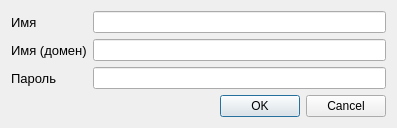
<?xml version="1.0" encoding="UTF-8"?>
<ui version="4.0">
 <class>FullNameForm</class>
 <widget class="QWidget" name="FullNameForm">
  <property name="geometry">
   <rect>
    <x>0</x>
    <y>0</y>
    <width>397</width>
    <height>122</height>
   </rect>
  </property>
  <property name="windowTitle">
   <string>Form</string>
  </property>
  <layout class="QGridLayout" name="gridLayout">
   <item row="0" column="0">
    <widget class="QLabel" name="lastname_label">
     <property name="font">
      <font>
       <pointsize>10</pointsize>
      </font>
     </property>
     <property name="text">
      <string>Имя</string>
     </property>
    </widget>
   </item>
   <item row="0" column="1">
    <widget class="QLineEdit" name="lastname_line_edit"/>
   </item>
   <item row="1" column="0">
    <widget class="QLabel" name="firstname_label">
     <property name="font">
      <font>
       <pointsize>10</pointsize>
      </font>
     </property>
     <property name="text">
      <string>Имя (домен)</string>
     </property>
    </widget>
   </item>
   <item row="1" column="1">
    <widget class="QLineEdit" name="firstname_line_edit"/>
   </item>
   <item row="2" column="0">
    <widget class="QLabel" name="patronymic_label">
     <property name="enabled">
      <bool>true</bool>
     </property>
     <property name="font">
      <font>
       <pointsize>10</pointsize>
      </font>
     </property>
     <property name="text">
      <string>Пароль</string>
     </property>
    </widget>
   </item>
   <item row="2" column="1">
    <widget class="QLineEdit" name="patronymic_line_edit"/>
   </item>
   <item row="3" column="1">
    <widget class="QDialogButtonBox" name="dialog">
     <property name="standardButtons">
      <set>QDialogButtonBox::Cancel|QDialogButtonBox::Ok</set>
     </property>
    </widget>
   </item>
  </layout>
 </widget>
 <resources/>
 <connections/>
</ui>
